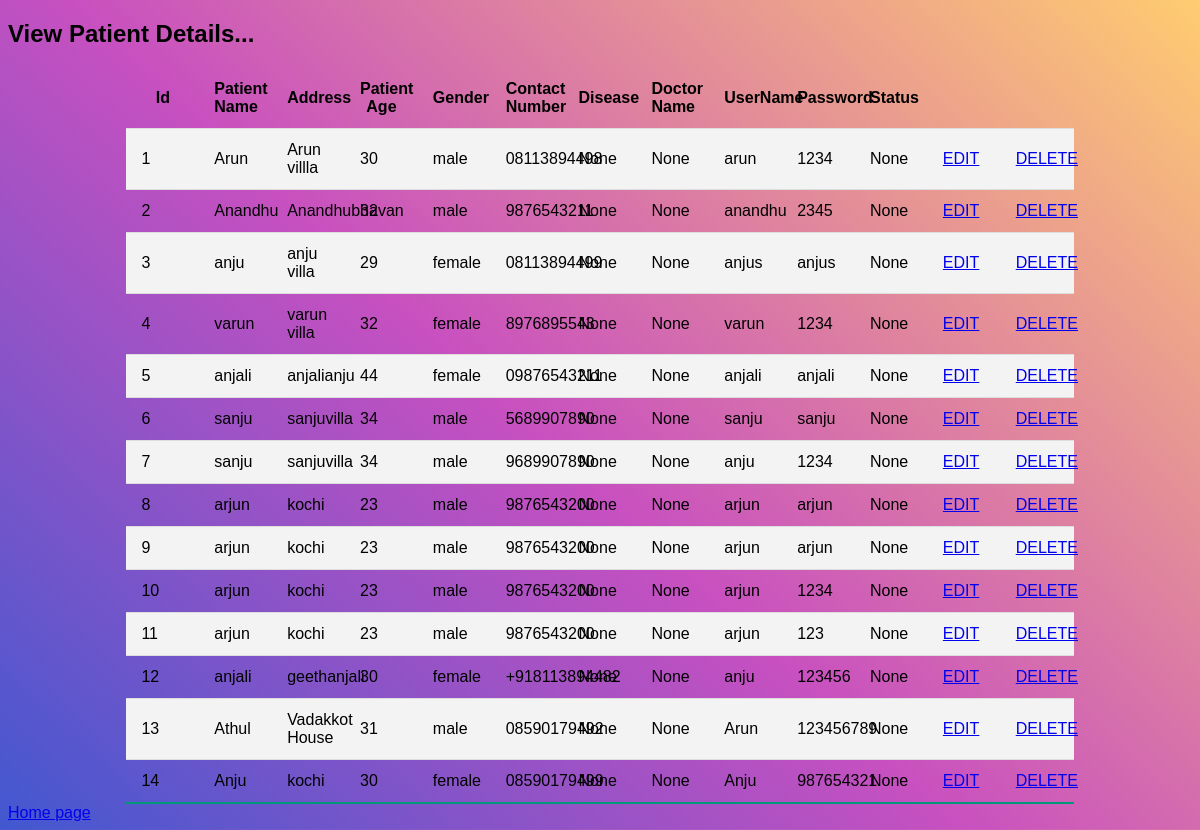
Page /viewpatient on the committed database.
### myapp/models.py (models this page shows, shortened)
class Patient(models.Model):
    patientname=models.CharField(max_length=150)
    address=models.CharField(max_length=150)
    age=models.CharField(max_length=100)
    gender=models.CharField(max_length=100)
    contactnum=models.CharField(max_length=100)
    disease=models.CharField(max_length=150,null=True,blank=True)
    doctorname=models.CharField(max_length=150,null=True,blank=True)
    username=models.CharField(max_length=150,null=True,blank=True)
    password=models.CharField(max_length=150,null=True,blank=True)
    status=models.CharField(max_length=150,null=True,blank=True)

### myapp/views.py (the view)
# urls.py: path('viewpatient',views.viewpatient,name='viewpatient'),
def viewpatient(request):
    result = Patient.objects.all()
    return render(request,'viewpatient.html', {'result': result})

### myapp/templates/viewpatient.html (shortened to what this page needs)
<!DOCTYPE html>
<html lang="en">
<head>
   <link rel="stylesheet" href="static/table.css">
</head>
<body>
<h2>View Patient Details...</h2>
<table>
    <tr>
        <th>Id</th>
        <th>Patient Name</th>
        <th>Address</th>
        <th>Patient Age</th>
        <th>Gender</th>
        <th>Contact Number</th>
        <th>Disease</th>
        <th>Doctor Name</th>
        <th>UserName</th>
        <th>Password</th>
        <th>Status</th>
    </tr>
    {% for result in result %}
    <tr>
        <td>{{ result.id }}</td>
        <td>{{ result.patientname }}</td>
        <td>{{ result.address }}</td>
        <td>{{ result.age }}</td>
        <td>{{ result.gender }}</td>
        <td>{{ result.contactnum }}</td>
        <td>{{ result.disease }}</td>
        <td>{{ result.doctorname }}</td>
        <td>{{ result.username }}</td>
        <td>{{ result.password }}</td>
        <td>{{ result.status }}</td>
        <td><a href="editpatient/{{result.id}}"> EDIT</a></td>
        <td><a href="deletepatient/{{result.id}}"> DELETE</a></td>
    </tr>
    {% endfor %}
</table>
</body>
<a href="/home">Home page</a>
</html>

### myapp/static/table.css (style rules this page uses)
table { border-collapse: collapse; margin: 0 auto; padding: 0; width: 50%; table-layout: fixed; }
th, td { padding: 10px 10px; }
tbody tr { border-bottom: 1px solid #dddddd; }
tbody tr:nth-of-type(even) { background-color: #f3f3f3; }
tbody tr:last-of-type { border-bottom: 2px solid #009879; }

### myapp/templates/viewpatient.html (style rules this page uses)
body { background-color: background-color: #4158D0; background-image: linear-gradient(43deg, #4158D0 0%, #C850C0 46%, #FFCC70 100%); font-family: 'Ubuntu', sans-serif; background-position:center center; }
table { border-collapse: collapse; margin: 0 auto; padding: 0; width: 80%; table-layout: fixed; }
th, td { padding: 12px 15px; }

### rows in the picture
Patient: id "1", patientname "Arun", address "Arun villla", age "30", gender "male", contactnum "08113894498", disease "None", doctorname "None", username "arun", password "1234", status "None"
Patient: id "2", patientname "Anandhu", address "Anandhubhavan", age "32", gender "male", contactnum "9876543211", disease "None", doctorname "None", username "anandhu", password "2345", status "None"
Patient: id "3", patientname "anju", address "anju villa", age "29", gender "female", contactnum "08113894499", disease "None", doctorname "None", username "anjus", password "anjus", status "None"
Patient: id "4", patientname "varun", address "varun villa", age "32", gender "female", contactnum "8976895543", disease "None", doctorname "None", username "varun", password "1234", status "None"
Patient: id "5", patientname "anjali", address "anjalianju", age "44", gender "female", contactnum "09876543211", disease "None", doctorname "None", username "anjali", password "anjali", status "None"
Patient: id "6", patientname "sanju", address "sanjuvilla", age "34", gender "male", contactnum "5689907890", disease "None", doctorname "None", username "sanju", password "sanju", status "None"
Patient: id "7", patientname "sanju", address "sanjuvilla", age "34", gender "male", contactnum "9689907890", disease "None", doctorname "None", username "anju", password "1234", status "None"
Patient: id "8", patientname "arjun", address "kochi", age "23", gender "male", contactnum "9876543200", disease "None", doctorname "None", username "arjun", password "arjun", status "None"
Patient: id "9", patientname "arjun", address "kochi", age "23", gender "male", contactnum "9876543200", disease "None", doctorname "None", username "arjun", password "arjun", status "None"
Patient: id "10", patientname "arjun", address "kochi", age "23", gender "male", contactnum "9876543200", disease "None", doctorname "None", username "arjun", password "1234", status "None"
Patient: id "11", patientname "arjun", address "kochi", age "23", gender "male", contactnum "9876543200", disease "None", doctorname "None", username "arjun", password "123", status "None"
Patient: id "12", patientname "anjali", address "geethanjali", age "30", gender "female", contactnum "+918113894482", disease "None", doctorname "None", username "anju", password "123456", status "None"
Patient: id "13", patientname "Athul", address "Vadakkot House", age "31", gender "male", contactnum "08590179492", disease "None", doctorname "None", username "Arun", password "123456789", status "None"
Patient: id "14", patientname "Anju", address "kochi", age "30", gender "female", contactnum "08590179499", disease "None", doctorname "None", username "Anju", password "987654321", status "None"
